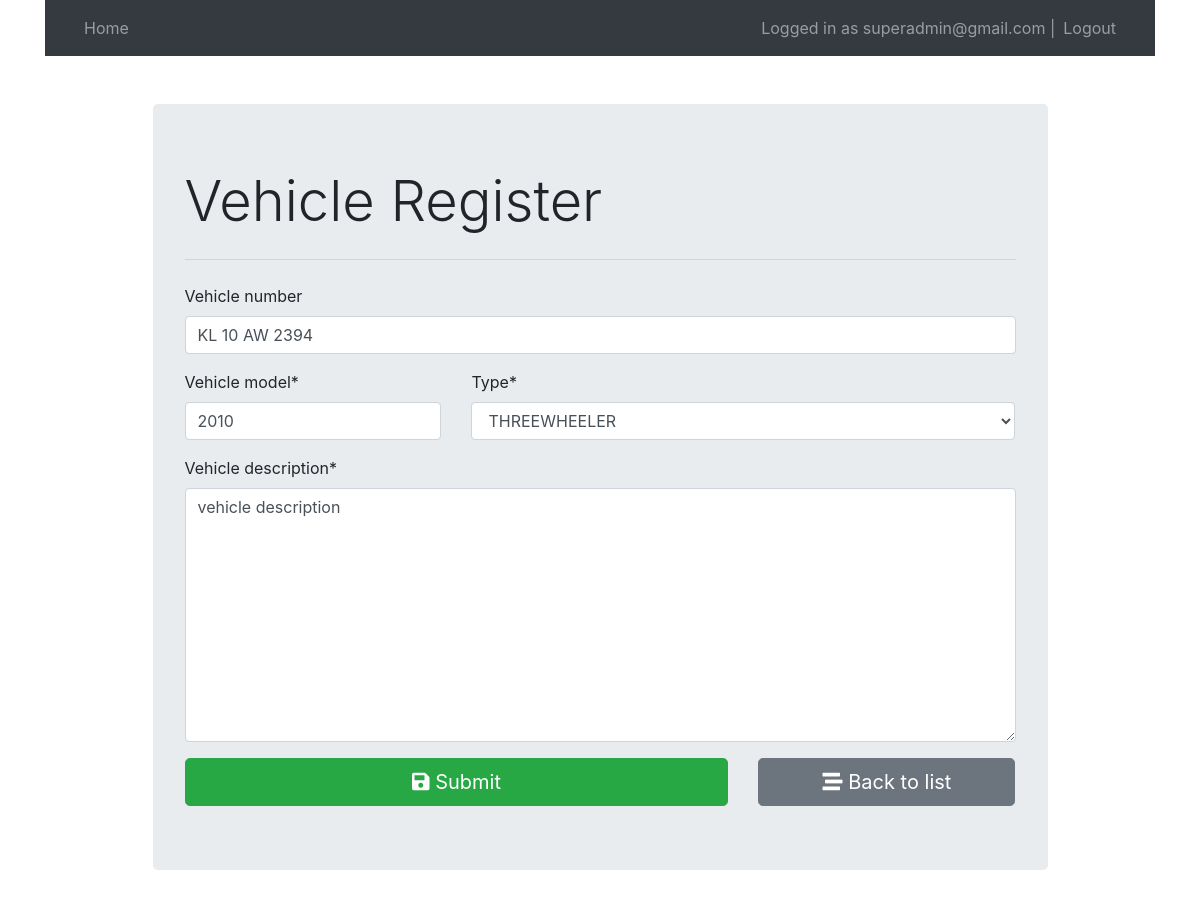
Screenshot of /3/ (signed in) with the database file from the repository.
### account/models.py (models this page shows, shortened)
class Account(AbstractBaseUser):
    email           =models.EmailField(max_length=100,unique=True)
    name            =models.CharField(max_length=50)
    is_admin        =models.BooleanField(default=False)
    is_staff        =models.BooleanField(default=False)
    is_active       =models.BooleanField(default=True)
    is_verified     =models.BooleanField(default=False)
    is_superadmin   =models.BooleanField(default=False)
    USERNAME_FIELD  ='email'
    REQUIRED_FIELDS =['name']
    objects=AccountManager()

### vehicle/models.py (models this page shows, shortened)
class Vehicles(models.Model):
    vehicle_number=models.CharField(max_length=50)
    type=models.ForeignKey(VehicleType,on_delete=models.CASCADE)
    vehicle_model=models.CharField(max_length=10)
    vehicle_description=models.TextField(max_length=200)

### vehicle/views.py (the view, shortened to what this page needs)
# urls.py: path('', views.Vehicle_form,name='vehicle_add'),
@login_required(login_url='login')
def Vehicle_form(request, id=0):
    if request.method == "GET":
        if id == 0:
            form = VehicleForm()
        else:
            vehicle = Vehicles.objects.get(pk=id)
            form = VehicleForm(instance=vehicle)
        return render(request, "vehicleform.html", {'form': form})

### vehicle/forms.py
class VehicleForm(forms.ModelForm):
    class Meta:
        model = Vehicles
        fields = '__all__'
    def __init__(self, *args, **kwargs):
        super(VehicleForm,self).__init__(*args, **kwargs)
        self.fields['vehicle_number'].empty_label = "Select"
        self.fields['vehicle_number'].required = False

### vehicle/models.py (called while the page is built)
    def __str__(self):
        return self.vehicle_type

### templates/vehicleform.html (shortened to what this page needs)
{% extends "base.html" %}
{% load crispy_forms_tags %}
{% block content %}
<form action="" method="post" autocomplete="off">
    {{form.vehicle_number|as_crispy_field}}
    <div class="row">
        <div class="col-md-4">
            {{form.vehicle_model|as_crispy_field}}
        </div>
        <div class="col-md-8">
            {{form.type|as_crispy_field}}
        </div>
    </div>
    {{form.vehicle_description|as_crispy_field}}
    <div class="row">
        <div class="col-md-8">
            <button type="submit" class="btn btn-success btn-block btn-lg"><i class="fas fa-save"></i>
                Submit</button>
        </div>
        <div class="col-md-4">
            <a href="{% url 'list' %}" class="btn btn-secondary btn-block btn-lg">
                <i class="fas fa-stream"></i> Back to list
            </a>
        </div>
    </div>
</form>
{% endblock content %}

### templates/base.html (shortened to what this page needs)
<!DOCTYPE html>
<html lang="en">
<head>
    <link rel="stylesheet" href="https://stackpath.bootstrapcdn.com/bootstrap/4.3.1/css/bootstrap.min.css"
>
    <link rel="stylesheet" href="https://cdnjs.cloudflare.com/ajax/libs/font-awesome/5.11.2/css/all.min.css">
</head>
<body>
    <div class="container">
        <nav class="navbar navbar-expand-lg navbar-dark bg-dark">
            <div class="container-fluid">
              <div>
                <ul class="navbar-nav">
                  <li class="nav-item">
                    <a class="nav-link" href="/list">Home</a>
                  </li>
                </ul>
              </div>
              <div>
                <ul class="navbar-nav">
                  {% if user.is_authenticated %}
                  <span class="navbar-text">Logged in as {{user.email}} | </span>
                  <li class="nav-item">
                    <a class="nav-link" href="/logout">Logout</a>
                  </li>
                  {% else %}
                  <li class="nav-item">
                    <a class="nav-link" href="/login">Login</a>
                  </li>
                  {% endif %}
                </ul>
              </div>
            </div>
          </nav>
        <div class="col-md-10 offset-md-1 mt-5">
            <div class="jumbotron">
                <h1 class="display-4">Vehicle Register</h1>
                <hr class="my-4">
                {% block content %}
                {% endblock content %}
            </div>
        </div>
    </div>
</body>
</html>

### rows the page displays
Account: email "superadmin@gmail.com"
Vehicles: vehicle_number "KL 10 AW 2394", vehicle_model "2010", type "THREEWHEELER", vehicle_description "vehicle description"
